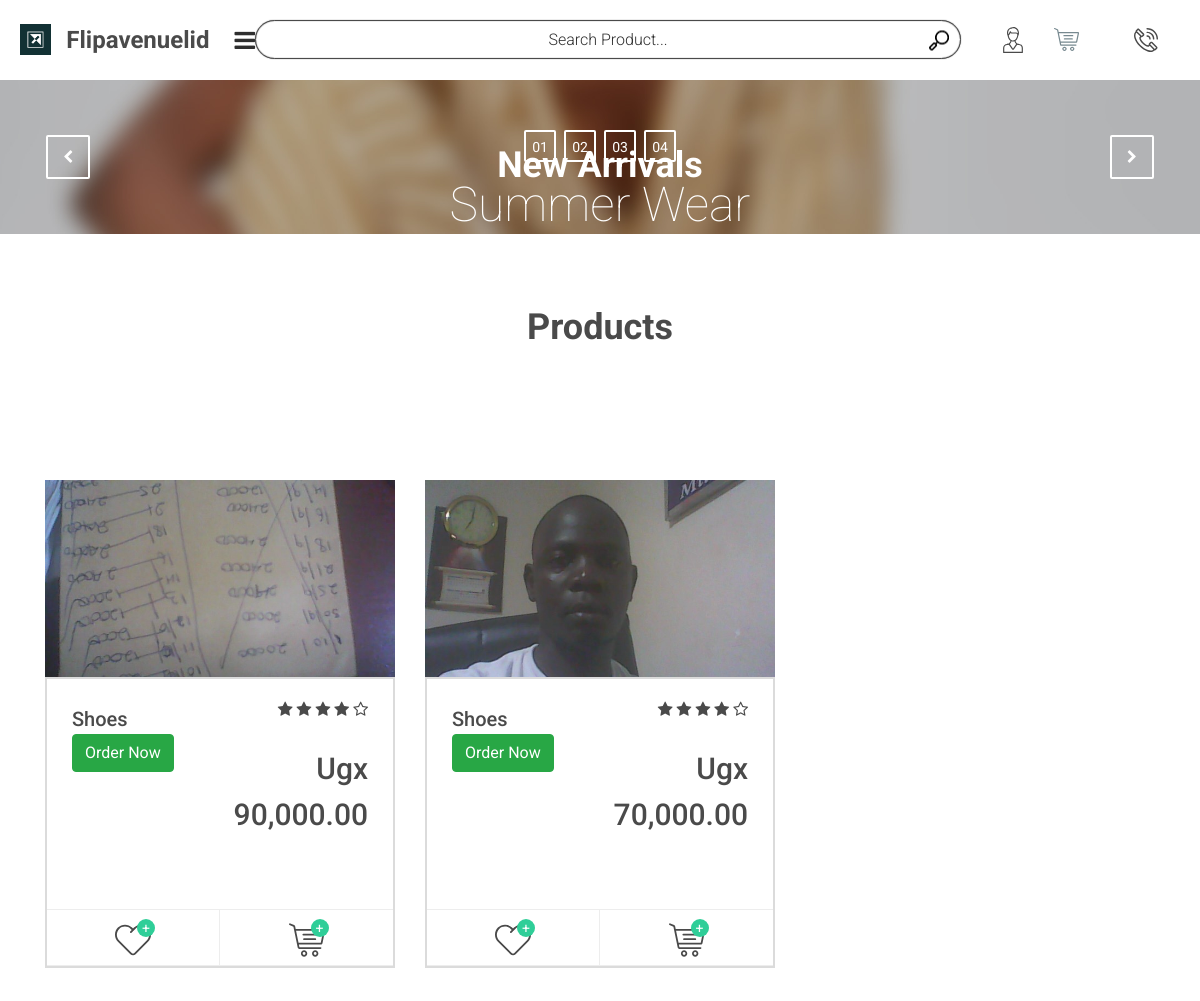
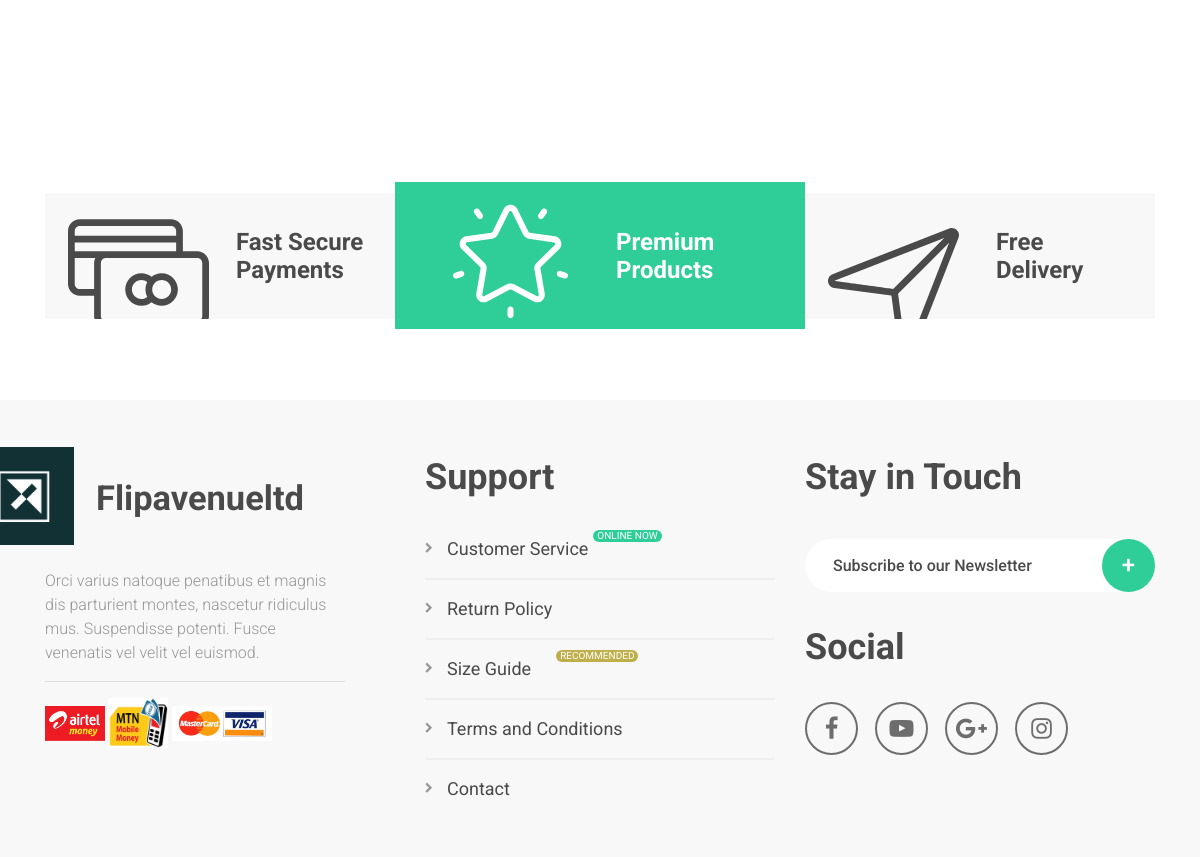
The page / on the database its author committed (2 pictures, top to bottom).
### tables this page shows
CREATE TABLE `products` (
  `pid` int(11) NOT NULL,
  `pname` varchar(200) NOT NULL,
  `pprice` varchar(200) NOT NULL,
  `ppic` varchar(200) NOT NULL,
  `pqnty` int(11) NOT NULL,
  `pdesc` text NOT NULL,
  `pdate` varchar(200) NOT NULL,
  `pstatus` varchar(20) NOT NULL
);

### index.php (the view, shortened to what this page needs)
<?php include 'header.php'; ?>
<div class="super_container_inner">
<div class="home">
<div class="home_slider_container">
<div class="owl-carousel owl-theme home_slider">
<div class="owl-item">
	<div class="background_image" style="background-image:url(images/home.jpg)"></div>
	<div class="container fill_height">
		<div class="row fill_height">
			<div class="col fill_height">
				<div class="home_container d-flex flex-column align-items-center justify-content-start">
					<div class="home_content">
						<div class="home_title">New Arrivals</div>
						<div class="home_subtitle">Summer Wear</div>
					</div>
				</div>
			</div>
		</div>
	</div>
</div>
</div>
<div class="home_slider_nav home_slider_nav_prev"><i class="fa fa-chevron-left" aria-hidden="true"></i></div>
<div class="home_slider_nav home_slider_nav_next"><i class="fa fa-chevron-right" aria-hidden="true"></i></div>
<div class="home_slider_dots_container">
<div class="container">
<div class="row">
<div class="col">
<div class="home_slider_dots">
<ul id="home_slider_custom_dots" class="home_slider_custom_dots d-flex flex-row align-items-center justify-content-center">
<li class="home_slider_custom_dot active">01</li>
<li class="home_slider_custom_dot">02</li>
<li class="home_slider_custom_dot">03</li>
<li class="home_slider_custom_dot">04</li>
</ul>
</div>
</div>
</div>
</div>
</div>
</div>
</div>
<div class="products">
<div class="container">
<div class="row">
<div class="col-lg-6 offset-lg-3">
<div class="section_title text-center">Products</div>
</div>
</div>
<div class="row products_row">
<?php $stock = $dbh->query("SELECT * FROM products ORDER BY pid DESC ");
while ($rx = $stock->fetch(PDO::FETCH_OBJ)) { ?>
<div class="col-xl-4 col-md-6">
	<div class="product">
		<div class="product_image"><img src="<?=$rx->ppic;?>" alt></div>
		<div class="product_content">
			<div class="product_info d-flex flex-row align-items-start justify-content-start">
				<div>
					<div>
						<div class="product_name"><a href="product?i=<?=base64_encode($rx->pid);?>&pname=<?=$rx->pname; ?>"><?=$rx->pname; ?></a></div>
						<div class=""><a class="btn btn-success" href="product?i=<?=base64_encode($rx->pid);?>&pname=<?=$rx->pname; ?>">Order Now</a></div>
					</div>
				</div>
				<div class="ml-auto text-right">
					<div class="rating_r rating_r_4 home_item_rating"><i></i><i></i><i></i><i></i><i></i></div>
					<div class="product_price text-right"><span>Ugx</span> <span><?=number_format($rx->pprice,2); ?></span></div>
				</div>
			</div>
			<div class="product_buttons">
				<div class="text-right d-flex flex-row align-items-start justify-content-start">
					<div class="product_button product_fav text-center d-flex flex-column align-items-center justify-content-center">
						<div><div><img src="images/heart_2.svg" class="svg" alt><div>+</div></div></div>
					</div>
					<div class="product_button product_cart text-center d-flex flex-column align-items-center justify-content-center">
					<div><div><img src="images/cart.svg" class="svg" alt><div>+</div></div></div>
					</div>
				</div>
			</div>
		</div>
	</div>
</div>
<?php } ?>
</div>
</div>
</div>
<div class="features">
<div class="container">
<div class="row">
<div class="col-lg-4 feature_col">
<div class="feature d-flex flex-row align-items-start justify-content-start">
<div class="feature_left">
<div class="feature_icon"><img src="images/icon_1.svg" alt></div>
</div>
<div class="feature_right d-flex flex-column align-items-start justify-content-center">
<div class="feature_title">Fast Secure Payments</div>
</div>
</div>
</div>
<div class="col-lg-4 feature_col">
<div class="feature d-flex flex-row align-items-start justify-content-start">
<div class="feature_left">
<div class="feature_icon ml-auto mr-auto"><img src="images/icon_2.svg" alt></div>
</div>
<div class="feature_right d-flex flex-column align-items-start justify-content-center">
<div class="feature_title">Premium Products</div>
</div>
</div>
</div>
<div class="col-lg-4 feature_col">
<div class="feature d-flex flex-row align-items-start justify-content-start">
<div class="feature_left">
<div class="feature_icon"><img src="images/icon_3.svg" alt></div>
</div>
<div class="feature_right d-flex flex-column align-items-start justify-content-center">
<div class="feature_title">Free Delivery</div>
</div>
</div>
</div>
</div>
</div>
</div>
<?php  include 'footer.php'; ?>

### styles/product.css (style rules this page uses)
* { margin: 0; padding: 0; -webkit-font-smoothing: antialiased; -webkit-text-shadow: rgba(0,0,0,.01) 0 0 1px; text-shadow: rgba(0,0,0,.01) 0 0 1px; }
body { font-family: 'Roboto', sans-serif; font-size: 14px; font-weight: 400; background: #FFFFFF; color: #a5a5a5; }
ul { list-style: none; margin-bottom: 0px; }
.fill_height { height: 100%; }
.super_container_inner { -webkit-transition: all 400ms ease; -moz-transition: all 400ms ease; -ms-transition: all 400ms ease; -o-transition: all 400ms ease; transition: all 400ms ease; }
.background_image { position: absolute; top: 0; left: 0; width: 100%; height: 100%; background-repeat: no-repeat; background-size: cover; background-position: center center; }
.section_title { font-size: 36px; font-weight: 700; color: #4a4a4a; line-height: 1.2; }
.home { width: 100%; height: 234px; padding-top: 79px; background: #4a4a4a; }
.home_container { width: 100%; height: 100%; padding-bottom: 43px; }
.home_title { font-size: 36px; color: #FFFFFF; font-weight: 700; line-height: 0.75; }
.product { background: #FFFFFF; padding-top: 99px; padding-bottom: 31px; }
.product_name { font-size: 30px; line-height: 1.2; color: #4a4a4a; font-weight: 500; margin-top: 1px; }
.rating_r i:not(:last-of-type) { margin-right: 4px; }
.rating_r i::before { font-family: 'FontAwesome'; content: "\f006"; font-style: normal; font-size: 16px; color: #4a4a4a; }
.rating_r_4 i:first-child::before { content: "\f005"; }
.rating_r_4 i:nth-child(2)::before { content: "\f005"; }
.rating_r_4 i:nth-child(3)::before { content: "\f005"; }
.rating_r_4 i:nth-child(4)::before { content: "\f005"; }
.product_price { font-size: 61.32px; color: #4a4a4a; font-weight: 500; margin-top: 37px; line-height: 0.75; }
.product_price span { font-size: 30px; margin-left: 1px; vertical-align: top; }
.product_buttons { width: 100%; height: 57px; margin-top: 49px; }
.product_buttons > div { width: 100%; height: 100%; }
.product_buttons > div > div { width: 50%; height: 100%; border-top: solid 1px #ededed; border-bottom: solid 1px #ededed; background: rgba(255,255,255,0); -webkit-transition: all 200ms ease; -moz-transition: all 200ms ease; -ms-transition: all 200ms ease; -o-transition: all 200ms ease; transition: all 200ms ease; }
.product_buttons > div > div:first-of-type { border-right: solid 1px #ededed; }
.product_button { cursor: pointer; }
.product_button > div > div { width: 36px; height: 36px; margin-top: 4px; }
.product_button > div > div > div { position: absolute; top: -3px; right: -4px; width: 18px; height: 18px; background: #2fce98; color: #FFFFFF; text-align: center; line-height: 18px; font-size: 14px; border-radius: 50%; }

### rows shown on the page
products: ppic (picture), pname "Shoes", pprice "90,000.00"
products: ppic (picture), pname "Shoes", pprice "70,000.00"
